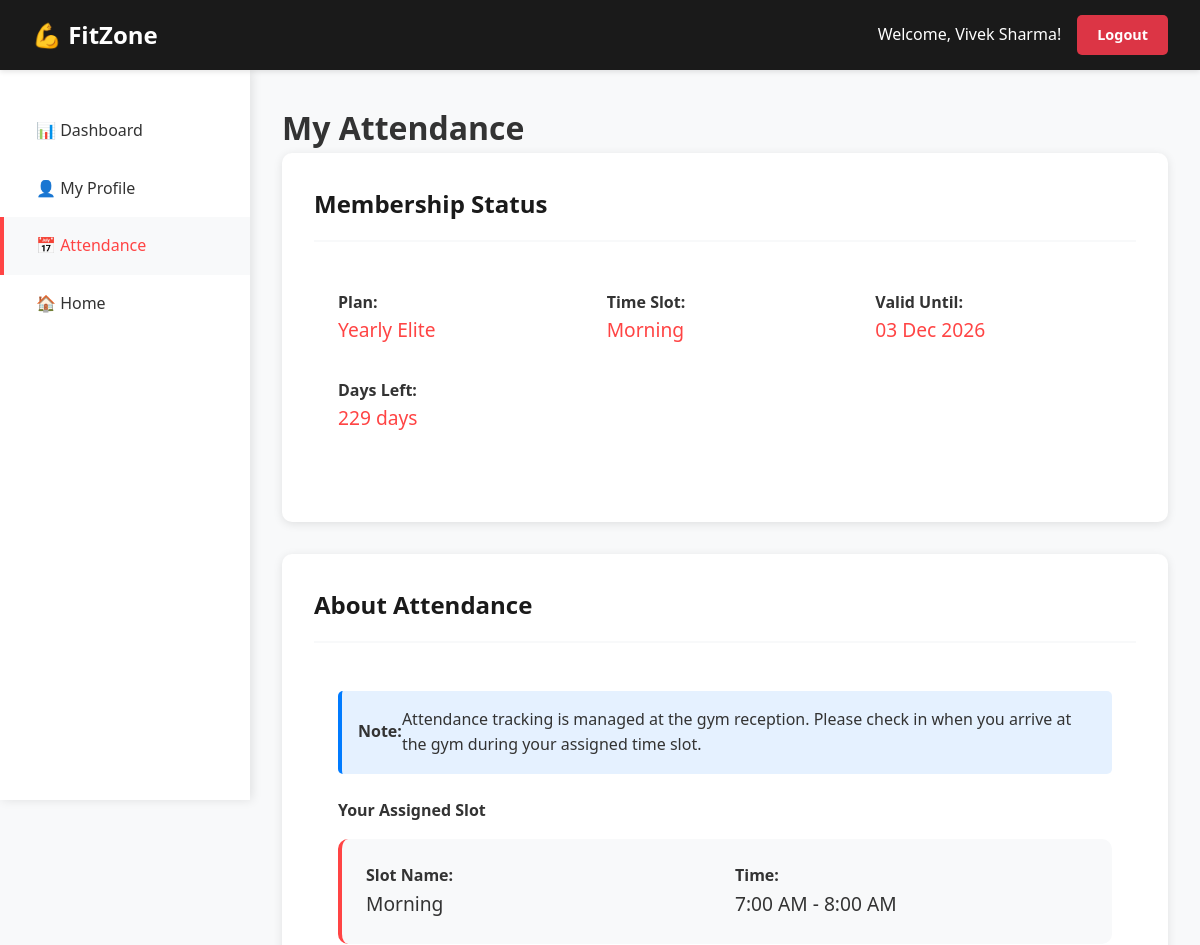
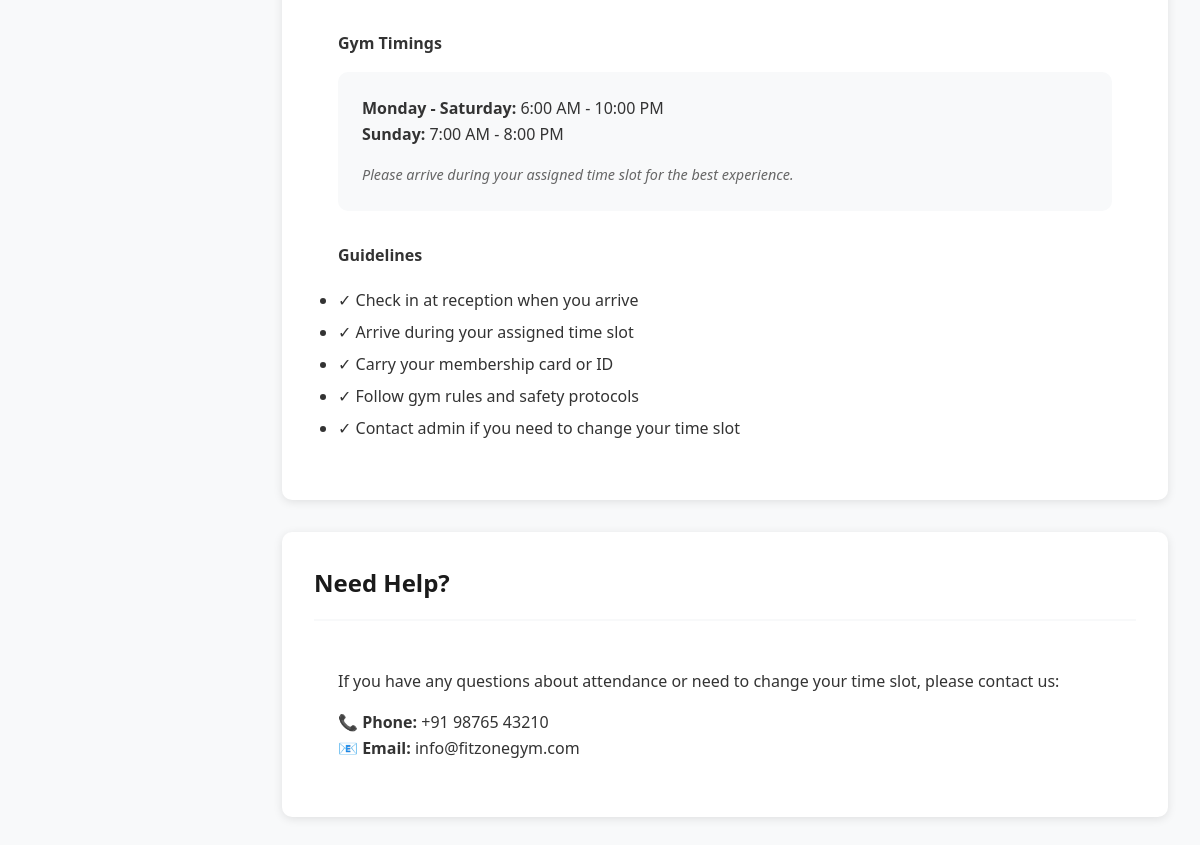
Screenshot of /user/attendance.php (signed in) with the database file from the repository (2 pictures, top to bottom).
### tables this page shows
CREATE TABLE `users` (
  `id` int(11) NOT NULL,
  `name` varchar(100) NOT NULL,
  `email` varchar(100) NOT NULL,
  `phone` varchar(15) DEFAULT NULL,
  `gender` enum('male','female','other') DEFAULT NULL,
  `profile_image` varchar(255) DEFAULT NULL,
  `password` varchar(255) NOT NULL,
  `role` enum('admin','user') DEFAULT 'user',
  `status` enum('pending','approved','blocked') DEFAULT 'pending',
  `created_at` timestamp NOT NULL DEFAULT current_timestamp(),
  `updated_at` timestamp NOT NULL DEFAULT current_timestamp() ON UPDATE current_timestamp()
);

CREATE TABLE `members` (
  `id` int(11) NOT NULL,
  `user_id` int(11) NOT NULL,
  `plan_id` int(11) DEFAULT NULL,
  `time_slot_id` int(11) DEFAULT NULL,
  `start_date` date DEFAULT NULL,
  `end_date` date DEFAULT NULL,
  `status` enum('active','expired','inactive') DEFAULT 'inactive',
  `created_at` timestamp NOT NULL DEFAULT current_timestamp(),
  `updated_at` timestamp NOT NULL DEFAULT current_timestamp() ON UPDATE current_timestamp()
);

CREATE TABLE `plans` (
  `id` int(11) NOT NULL,
  `name` varchar(100) NOT NULL,
  `price` decimal(10,2) NOT NULL,
  `duration_days` int(11) NOT NULL,
  `description` text DEFAULT NULL,
  `created_at` timestamp NOT NULL DEFAULT current_timestamp(),
  `updated_at` timestamp NOT NULL DEFAULT current_timestamp() ON UPDATE current_timestamp()
);

CREATE TABLE `time_slots` (
  `id` int(11) NOT NULL,
  `slot_name` varchar(50) NOT NULL,
  `start_time` time NOT NULL,
  `end_time` time NOT NULL,
  `max_members` int(11) DEFAULT 20,
  `current_members` int(11) DEFAULT 0,
  `status` enum('active','inactive') DEFAULT 'active',
  `created_at` timestamp NOT NULL DEFAULT current_timestamp()
);

### includes/functions.php (called while the page is built, shortened)
<?php
function formatDate($date)
{
    return date('d M Y', strtotime($date));
}
function daysRemaining($endDate)
{
    $today = new DateTime();
    $end = new DateTime($endDate);
    $diff = $today->diff($end);
    return $diff->days;
}
function getUserById($userId)
{
    $db = getDB();
    $stmt = $db->prepare("SELECT * FROM users WHERE id = ?");
    $stmt->bind_param("i", $userId);
    $stmt->execute();
    $result = $stmt->get_result();
    return $result->fetch_assoc();
}
function getMemberByUserId($userId)
{
    $db = getDB();
    $stmt = $db->prepare("SELECT m.*, p.name as plan_name, p.price, p.duration_days,
                          t.slot_name, t.start_time, t.end_time
                          FROM members m
                          LEFT JOIN plans p ON m.plan_id = p.id
                          LEFT JOIN time_slots t ON m.time_slot_id = t.id
                          WHERE m.user_id = ?");
    $stmt->bind_param("i", $userId);
    $stmt->execute();
    $result = $stmt->get_result();
    return $result->fetch_assoc();
}

### user/attendance.php (the view, shortened to what this page needs)
<?php
require_once '../includes/functions.php';
$user_id = $_SESSION['user_id'];
$user = getUserById($user_id);
$member = getMemberByUserId($user_id);
?>
<!DOCTYPE html>
<html lang="en">
<head>
    <link rel="stylesheet" href="../assets/css/style.css">
</head>
<body class="dashboard">
    <nav class="dashboard-nav">
        <div style="display: flex; align-items: center; gap: 1rem;">
            <a href="../index.php" style="color: white; text-decoration: none; font-size: 1.5rem; font-weight: bold;">
                <span class="nav-full-text">💪 FitZone</span>
            </a>
        </div>
        <div class="nav-right-section" style="display: flex; align-items: center; gap: 1rem;">
            <span class="user-name-text" style="color: white;">Welcome, <?php echo htmlspecialchars($user['name']); ?>!</span>
            <a href="logout.php" class="btn btn-sm btn-danger">Logout</a>
        </div>
    </nav>
    <aside class="dashboard-sidebar">
        <ul class="sidebar-menu">
            <li><a href="dashboard.php" onclick="closeSidebarOnMobile()">📊 Dashboard</a></li>
            <li><a href="profile.php" onclick="closeSidebarOnMobile()">👤 My Profile</a></li>
            <li><a href="attendance.php" class="active" onclick="closeSidebarOnMobile()">📅 Attendance</a></li>
            <li><a href="../index.php" onclick="closeSidebarOnMobile()">🏠 Home</a></li>
        </ul>
    </aside>
    <main class="dashboard-content">
        <h1>My Attendance</h1>
        <div class="card">
            <div class="card-header">
                <h3>Membership Status</h3>
            </div>
            <?php if ($member && $member['status'] === 'active'): ?>
                <div style="padding: 1.5rem;">
                    <div class="stats-grid" style="grid-template-columns: repeat(auto-fit, minmax(200px, 1fr));">
                        <div>
                            <strong>Plan:</strong><br>
                            <span style="color: var(--primary-color); font-size: 1.2rem;">
                                <?php echo htmlspecialchars($member['plan_name']); ?>
                            </span>
                        </div>
                        <div>
                            <strong>Time Slot:</strong><br>
                            <span style="color: var(--primary-color); font-size: 1.2rem;">
                                <?php echo $member['slot_name'] ? htmlspecialchars($member['slot_name']) : 'Not Assigned'; ?>
                            </span>
                        </div>
                        <div>
                            <strong>Valid Until:</strong><br>
                            <span style="color: var(--primary-color); font-size: 1.2rem;">
                                <?php echo formatDate($member['end_date']); ?>
                            </span>
                        </div>
                        <div>
                            <strong>Days Left:</strong><br>
                            <span style="color: var(--primary-color); font-size: 1.2rem;">
                                <?php echo daysRemaining($member['end_date']); ?> days
                            </span>
                        </div>
                    </div>
                </div>
            <?php endif; ?>
        </div>
        <div class="card">
            <div class="card-header">
                <h3>About Attendance</h3>
            </div>
            <div style="padding: 1.5rem;">
                <div class="alert alert-info" style="background: rgba(0, 123, 255, 0.1); border-left: 4px solid #007bff; padding: 1rem; margin-bottom: 1rem;">
                    <strong>Note:</strong> Attendance tracking is managed at the gym reception. Please check in when you arrive at the gym during your assigned time slot.
                </div>
                <h4 style="margin: 1.5rem 0 1rem;">Your Assigned Slot</h4>
                <?php if ($member && $member['time_slot_id']): ?>
                    <div style="background: var(--bg-light); padding: 1.5rem; border-radius: 10px; border-left: 4px solid var(--primary-color);">
                        <div style="display: grid; grid-template-columns: 1fr 1fr; gap: 1rem;">
                            <div>
                                <strong>Slot Name:</strong><br>
                                <span style="font-size: 1.2rem;"><?php echo htmlspecialchars($member['slot_name']); ?></span>
                            </div>
                            <div>
                                <strong>Time:</strong><br>
                                <span style="font-size: 1.2rem;">
                                    <?php echo date('g:i A', strtotime($member['start_time'])); ?> -
                                    <?php echo date('g:i A', strtotime($member['end_time'])); ?>
                                </span>
                            </div>
                        </div>
                    </div>
                <?php else: ?>
                    <p style="color: #666;">No time slot assigned yet. Please contact the admin.</p>
                <?php endif; ?>
                <h4 style="margin: 2rem 0 1rem;">Gym Timings</h4>
                <div style="background: var(--bg-light); padding: 1.5rem; border-radius: 10px;">
                    <p><strong>Monday - Saturday:</strong> 6:00 AM - 10:00 PM</p>
                    <p><strong>Sunday:</strong> 7:00 AM - 8:00 PM</p>
                    <p style="margin-top: 1rem; color: #666; font-size: 0.9rem;">
                        <em>Please arrive during your assigned time slot for the best experience.</em>
                    </p>
                </div>
                <h4 style="margin: 2rem 0 1rem;">Guidelines</h4>
                <ul style="line-height: 2;">
                    <li>✓ Check in at reception when you arrive</li>
                    <li>✓ Arrive during your assigned time slot</li>
                    <li>✓ Carry your membership card or ID</li>
                    <li>✓ Follow gym rules and safety protocols</li>
                    <li>✓ Contact admin if you need to change your time slot</li>
                </ul>
            </div>
        </div>
        <div class="card">
            <div class="card-header">
                <h3>Need Help?</h3>
            </div>
            <div style="padding: 1.5rem;">
                <p>If you have any questions about attendance or need to change your time slot, please contact us:</p>
                <div style="margin-top: 1rem;">
                    <p><strong>📞 Phone:</strong> +91 98765 43210</p>
                    <p><strong>📧 Email:</strong> info@fitzonegym.com</p>
                </div>
            </div>
        </div>
    </main>
</body>
</html>

### assets/css/style.css (style rules this page uses)
:root { --primary-color: #ff4444; --secondary-color: #1a1a1a; --text-light: #ffffff; --text-dark: #333333; --bg-light: #f8f9fa; --bg-dark: #222222; --accent-color: #ffd700; --success-color: #28a745; --danger-color: #dc3545; --warning-color: #ffc107; }
* { margin: 0; padding: 0; box-sizing: border-box; scroll-behavior: smooth; }
body { font-family: 'Segoe UI', Tahoma, Geneva, Verdana, sans-serif; line-height: 1.6; color: var(--text-dark); overflow-x: hidden; }
.btn { display: inline-block; padding: 12px 30px; text-decoration: none; border-radius: 5px; font-weight: 600; transition: all 0.3s ease; cursor: pointer; border: none; font-size: 1rem; }
.btn-danger { background: var(--danger-color); color: var(--text-light); }
.btn-sm { padding: 8px 20px; font-size: 0.9rem; }
.dashboard { min-height: 100vh; background: var(--bg-light); }
.dashboard-nav { background: var(--secondary-color); color: var(--text-light); padding: 1rem 2rem; display: flex; justify-content: space-between; align-items: center; position: -webkit-sticky; position: sticky; top: 0; z-index: 1002; box-shadow: 0 2px 5px rgba(0,0,0,0.1); height: 70px; }
.dashboard-sidebar { background: white; width: 250px; height: calc(100vh - 70px); position: fixed; left: 0; top: 70px; box-shadow: 2px 0 10px rgba(0,0,0,0.1); padding: 2rem 0; overflow-y: auto; z-index: 999; }
.sidebar-menu { list-style: none; }
.sidebar-menu li { margin: 0; }
.sidebar-menu a { display: block; padding: 1rem 2rem; color: var(--text-dark); text-decoration: none; transition: 0.3s; border-left: 4px solid transparent; }
.sidebar-menu a:hover, .sidebar-menu a.active { background: var(--bg-light); border-left-color: var(--primary-color); color: var(--primary-color); }
.dashboard-content { margin-left: 250px; padding: 2rem; min-height: calc(100vh - 70px); }
.stats-grid { display: grid; grid-template-columns: repeat(auto-fit, minmax(250px, 1fr)); gap: 2rem; margin-bottom: 2rem; }
.card { background: white; border-radius: 10px; box-shadow: 0 2px 10px rgba(0,0,0,0.1); padding: 2rem; margin-bottom: 2rem; }
.card-header { margin-bottom: 1.5rem; padding-bottom: 1rem; border-bottom: 2px solid var(--bg-light); display: flex; justify-content: space-between; align-items: center; }
.card-header h3 { font-size: 1.5rem; color: var(--secondary-color); }
.alert { padding: 1rem 1.5rem; border-radius: 5px; margin-bottom: 1.5rem; display: flex; justify-content: space-between; align-items: center; }

### rows the page displays
users: name "Vivek Sharma"
members: plan.name "Yearly Elite", time_slot.slot_name "Morning", end_date "03 Dec 2026", end_date "229", time_slot.start_time "7:00 AM", time_slot.end_time "8:00 AM"
